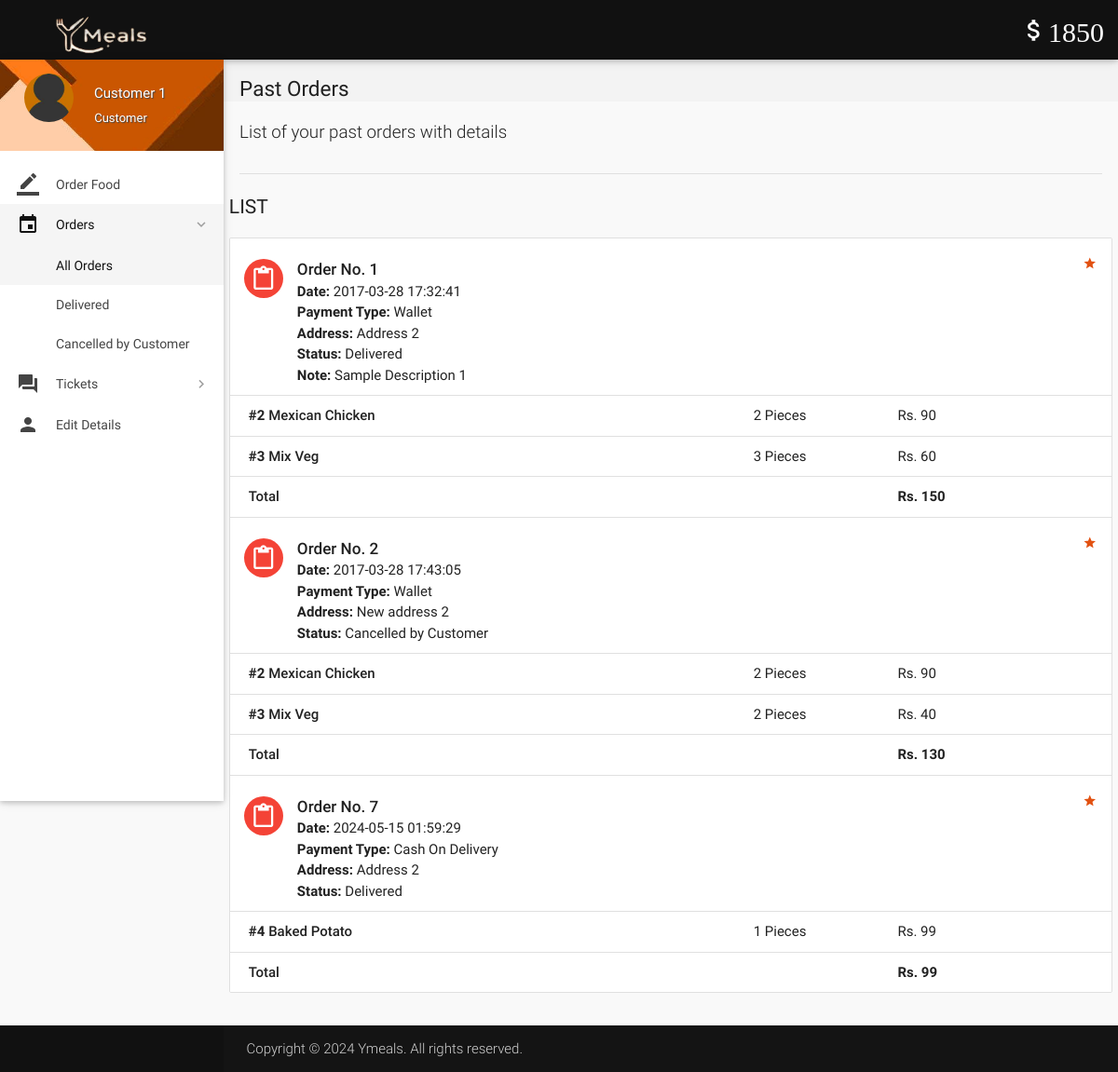
Screenshot of /account/orders.php (signed in) with the database file from the repository.
### tables this page shows
CREATE TABLE `wallet_details` (
  `id` int(11) NOT NULL,
  `wallet_id` int(11) NOT NULL,
  `number` varchar(16) NOT NULL,
  `cvv` int(3) NOT NULL,
  `balance` int(11) NOT NULL DEFAULT 2000
);

CREATE TABLE `orders` (
  `id` int(11) NOT NULL,
  `customer_id` int(11) NOT NULL,
  `address` varchar(300) NOT NULL,
  `description` varchar(300) NOT NULL,
  `date` datetime NOT NULL DEFAULT current_timestamp(),
  `payment_type` varchar(16) NOT NULL DEFAULT 'Wallet',
  `total` int(11) NOT NULL,
  `status` varchar(25) NOT NULL DEFAULT 'Yet to be delivered',
  `deleted` tinyint(4) NOT NULL DEFAULT 0
);

CREATE TABLE `order_details` (
  `id` int(11) NOT NULL,
  `order_id` int(11) NOT NULL,
  `item_id` int(11) NOT NULL,
  `quantity` int(11) NOT NULL,
  `price` int(11) NOT NULL
);

CREATE TABLE `items` (
  `id` int(11) NOT NULL,
  `name` varchar(20) NOT NULL,
  `price` int(11) NOT NULL,
  `deleted` tinyint(4) NOT NULL DEFAULT 0,
  `image` longblob NOT NULL
);

### account/includes/wallet.php (called while the page is built)
<?php
$user_id=$_SESSION['user_id'];
$sql = $con->query("SELECT * FROM wallet where customer_id = $user_id");
$row1 = $sql->fetch_assoc();
$wallet_id = $row1['id'];
$sql = $con->query("SELECT * FROM wallet_details where wallet_id = $wallet_id");
$row1 = $sql->fetch_assoc();
$balance = $row1['balance'];
?>

### account/includes/connect.php (called while the page is built, shortened)
<?php
$name = $_SESSION['name'];
$role = $_SESSION['role'];
?>

### account/orders.php (the view, shortened to what this page needs)
<?php
include 'includes/connect.php';
include 'includes/wallet.php';
	if($_SESSION['customer_sid']==session_id())
	{
		?>
<!DOCTYPE html>
<html lang="en">
<head>
  <link href="css/materialize.min.css" type="text/css" rel="stylesheet" media="screen,projection">
  <link href="css/style.min.css" type="text/css" rel="stylesheet" media="screen,projection">
  <link href="css/custom/custom.min.css" type="text/css" rel="stylesheet" media="screen,projection">
  <link href="js/plugins/perfect-scrollbar/perfect-scrollbar.css" type="text/css" rel="stylesheet" media="screen,projection">
</head>
<body>
  <header id="header" class="page-topbar">
        <div class="navbar-fixed">
            <nav class="navbar-color">
                <div class="nav-wrapper">
                    <ul class="left">
                      <li><h1 class="logo-wrapper"><a href="index.php" class="brand-logo darken-1"><img src="images/logo2.png" alt="logo"></a> <span class="logo-text">Logo</span></h1></li>
                    </ul>
                    <ul class="right hide-on-med-and-down">
                        <li><a href="#"  class="waves-effect waves-block waves-light"><i class="mdi-editor-attach-money"><?php echo $balance;?></i></a>
                        </li>
                    </ul>
                </div>
            </nav>
        </div>
  </header>
  <div id="main">
    <div class="wrapper">
      <aside id="left-sidebar-nav">
        <ul id="slide-out" class="side-nav fixed leftside-navigation">
            <li class="user-details cyan darken-2">
            <div class="row">
                <div class="col col s4 m4 l4">
                    <img src="images/avatar.jpg" alt="" class="circle responsive-img valign profile-image">
                </div>
                <div class="col col s8 m8 l8">
                    <a class="btn-flat dropdown-button waves-effect waves-light white-text profile-btn" href="#" data-activates="profile-dropdown"><?php echo $name;?> <i class="mdi-navigation-arrow-drop-down right"></i></a>
                    <p class="user-roal"><?php echo $role;?></p>
                </div>
            </div>
            </li>
            <li class="bold"><a href="index.php" class="waves-effect waves-cyan"><i class="mdi-editor-border-color"></i> Order Food</a>
            </li>
                <li class="no-padding">
                    <ul class="collapsible collapsible-accordion">
                        <li class="bold"><a class="collapsible-header waves-effect waves-cyan active"><i class="mdi-editor-insert-invitation"></i> Orders</a>
                            <div class="collapsible-body">
                                <ul>
								<li class="<?php
								if(!isset($_GET['status'])){
										echo 'active';
									}?>
									"><a href="orders.php">All Orders</a>
                                </li>
								<?php
									$sql = mysqli_query($con, "SELECT DISTINCT status FROM orders  WHERE customer_id = $user_id;;");
									while($row = mysqli_fetch_array($sql)){
                                    echo '<li class='.(isset($_GET['status'])?($status == $_GET['status'] ? 'active' : ''): '').'><a href="orders.php?status='.$row['status'].'">'.$row['status'].'</a>
                                    </li>';
									}
									?>
                                </ul>
                            </div>
                        </li>
                    </ul>
                </li>
                <li class="no-padding">
                    <ul class="collapsible collapsible-accordion">
                        <li class="bold"><a class="collapsible-header waves-effect waves-cyan"><i class="mdi-action-question-answer"></i> Tickets</a>
                        </li>
                    </ul>
                </li>
            <li class="bold"><a href="details.php" class="waves-effect waves-cyan"><i class="mdi-social-person"></i> Edit Details</a>
            </li>
        </ul>
        </aside>
      <section id="content">
        <div id="breadcrumbs-wrapper">
          <div class="container">
            <div class="row">
              <div class="col s12 m12 l12">
                <h5 class="breadcrumbs-title">Past Orders</h5>
              </div>
            </div>
          </div>
        </div>
        <div class="container">
          <p class="caption">List of your past orders with details</p>
          <div class="divider"></div>
<div id="work-collections" class="seaction">
					<?php
					if(isset($_GET['status'])){
						$status = $_GET['status'];
					}
					else{
						$status = '%';
					}
					$sql = mysqli_query($con, "SELECT * FROM orders WHERE customer_id = $user_id AND status LIKE '$status';;");
					echo '              <div class="row">
                <div>
                    <h4 class="header">List</h4>
                    <ul id="issues-collection" class="collection">';
					while($row = mysqli_fetch_array($sql))
					{
						$status = $row['status'];
						echo '<li class="collection-item avatar">
                              <i class="mdi-content-content-paste red circle"></i>
                              <span class="collection-header">Order No. '.$row['id'].'</span>
                              <p><strong>Date:</strong> '.$row['date'].'</p>
                              <p><strong>Payment Type:</strong> '.$row['payment_type'].'</p>
							  <p><strong>Address: </strong>'.$row['address'].'</p>
                              <p><strong>Status:</strong> '.($status=='Paused' ? 'Paused <a  data-position="bottom" data-delay="50" data-tooltip="Please contact administrator for further details." class="btn-floating waves-effect waves-light tooltipped cyan">    ?</a>' : $status).'</p>
							  '.(!empty($row['description']) ? '<p><strong>Note: </strong>'.$row['description'].'</p>' : '').'
							  <a href="#" class="secondary-content"><i class="mdi-action-grade"></i></a>
                              </li>';
						$order_id = $row['id'];
						$sql1 = mysqli_query($con, "SELECT * FROM order_details WHERE order_id = $order_id;");
						while($row1 = mysqli_fetch_array($sql1))
						{
							$item_id = $row1['item_id'];
							$sql2 = mysqli_query($con, "SELECT * FROM items WHERE id = $item_id;");
							while($row2 = mysqli_fetch_array($sql2)){
								$item_name = $row2['name'];
							}
							echo '<li class="collection-item">
                            <div class="row">
                            <div class="col s7">
                            <p class="collections-title"><strong>#'.$row1['item_id'].'</strong> '.$item_name.'</p>
                            </div>
                            <div class="col s2">
                            <span>'.$row1['quantity'].' Pieces</span>
                            </div>
                            <div class="col s3">
                            <span>Rs. '.$row1['price'].'</span>
                            </div>
                            </div>
                            </li>';
						}
								echo'<li class="collection-item">
                                        <div class="row">
                                            <div class="col s7">
                                                <p class="collections-title"> Total</p>
                                            </div>
                                            <div class="col s2">
											<span> </span>
                                            </div>
                                            <div class="col s3">
                                                <span><strong>Rs. '.$row['total'].'</strong></span>
                                            </div>';
								echo'</div></li>';
					}
					?>
					 </ul>
                </div>
              </div>
            </div>
        </div>
      </section>
    </div>
  </div>
  <footer class="page-footer">
    <div class="footer-copyright">
    <div class="container">
        <span>Copyright © 2024 Ymeals. All rights reserved.</span>
        </div>
    </div>
  </footer>
</body>
</html>
<?php
	}
?>

### rows the page displays
wallet_details: balance "1850"
orders: id "1", date "2017-03-28 17:32:41", payment_type "Wallet", address "Address 2", status "Delivered", description "Sample Description 1", total "150"
order_details: item "2", item.name "Mexican Chicken", quantity "2", price "90"
order_details: item "3", item.name "Mix Veg", quantity "3", price "60"
orders: id "2", date "2017-03-28 17:43:05", payment_type "Wallet", address "New address 2", status "Cancelled by Customer", total "130"
order_details: item "2", item.name "Mexican Chicken", quantity "2", price "90"
order_details: item "3", item.name "Mix Veg", quantity "2", price "40"
orders: id "7", date "2024-05-15 01:59:29", payment_type "Cash On Delivery", address "Address 2", status "Delivered", total "99"
order_details: item "4", item.name "Baked Potato", quantity "1", price "99"

### other values shown
$name "Customer 1"
$role "Customer"
$row['status'] "Delivered"
$row['status'] "Cancelled by Customer"
